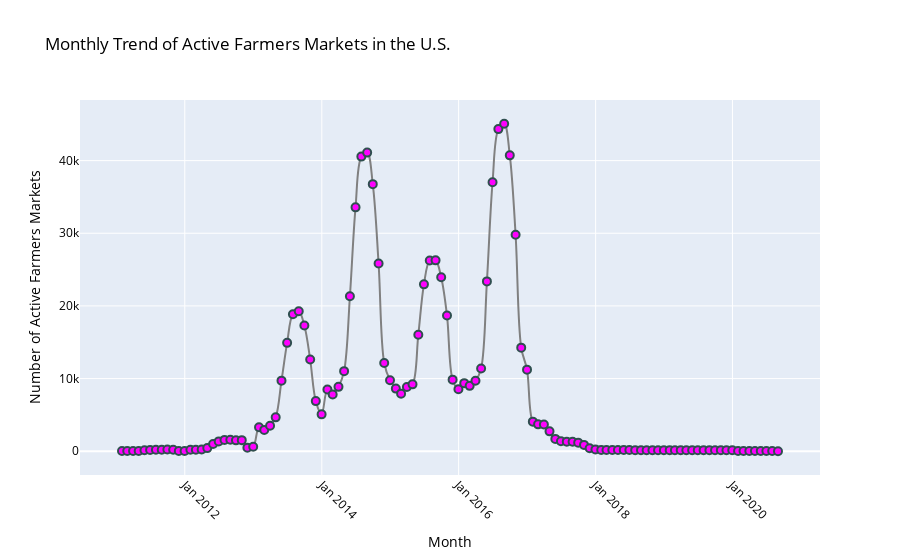

Notebook source saved alongside this figure:
### Code cell
import plotly.express as px

# Plotting using Plotly
fig = px.line(
    monthly_counts_df, 
    x='Month', 
    y='MarketCount', 
    title='Monthly Trend of Active Farmers Markets in the U.S.',
    labels={'Month': 'Month', 'MarketCount': 'Number of Active Farmers Markets'},
    markers=True,
    line_shape='spline'  # This makes the line curved
)

# Customize the layout
fig.update_layout(
    xaxis_title='Month',
    yaxis_title='Number of Active Farmers Markets',
    xaxis=dict(
        tickformat='%b %Y',  # Format the month names properly
        tickangle=45  # Angle the date text for better readability
    ),

    font=dict(
        size=12,
        color="black"
    ),
    hoverlabel=dict(  # Adjust hover label styles here
        bgcolor="#FAF4E9",  # Background color of the hover labels
        font_size=14,  # Font size of the text in the hover labels
        font_family="Rockwell"  # Font of the text in the hover labels
    )
)

# Customize line and marker appearance
fig.update_traces(
    line=dict(width=2, color='gray'),  # Set line color and width
    marker=dict(size=8, color='magenta', line=dict(width=2, color='DarkSlateGrey')),  # Enhance markers
    hoverinfo='all'  # Ensure all necessary info is shown on hover
)

fig.update_layout(autosize=True)

# Show the figure
fig.show()

### Figure 1 — Plotly figure (JSON) as saved in the notebook; plotly's stock layout.template omitted (floating-point values rounded to 4 significant figures)
{"data": [{"hoverinfo": "all", "hovertemplate": "Month=%{x}<br>Number of Active Farmers Markets=%{y}<extra></extra>", "legendgroup": "", "line": {"color": "gray", "dash": "solid", "shape": "spline", "width": 2}, "marker": {"color": "magenta", "line": {"color": "DarkSlateGrey", "width": 2}, "size": 8, "symbol": "circle"}, "mode": "lines+markers", "name": "", "orientation": "v", "showlegend": false, "type": "scatter", "x": ["2011-01-31T00:00:00", "2011-02-28T00:00:00", "2011-03-31T00:00:00", "2011-04-30T00:00:00", "2011-05-31T00:00:00", "2011-06-30T00:00:00", "2011-07-31T00:00:00", "2011-08-31T00:00:00", "2011-09-30T00:00:00", "2011-10-31T00:00:00", "2011-11-30T00:00:00", "2011-12-31T00:00:00", "2012-01-31T00:00:00", "2012-02-29T00:00:00", "2012-03-31T00:00:00", "2012-04-30T00:00:00", "2012-05-31T00:00:00", "2012-06-30T00:00:00", "2012-07-31T00:00:00", "2012-08-31T00:00:00", "2012-09-30T00:00:00", "2012-10-31T00:00:00", "2012-11-30T00:00:00", "2012-12-31T00:00:00", "2013-01-31T00:00:00", "2013-02-28T00:00:00", "2013-03-31T00:00:00", "2013-04-30T00:00:00", "2013-05-31T00:00:00", "2013-06-30T00:00:00", "2013-07-31T00:00:00", "2013-08-31T00:00:00", "2013-09-30T00:00:00", "2013-10-31T00:00:00", "2013-11-30T00:00:00", "2013-12-31T00:00:00", "2014-01-31T00:00:00", "2014-02-28T00:00:00", "2014-03-31T00:00:00", "2014-04-30T00:00:00", "2014-05-31T00:00:00", "2014-06-30T00:00:00", "2014-07-31T00:00:00", "2014-08-31T00:00:00", "2014-09-30T00:00:00", "2014-10-31T00:00:00", "2014-11-30T00:00:00", "2014-12-31T00:00:00", "2015-01-31T00:00:00", "2015-02-28T00:00:00", "2015-03-31T00:00:00", "2015-04-30T00:00:00", "2015-05-31T00:00:00", "2015-06-30T00:00:00", "2015-07-31T00:00:00", "2015-08-31T00:00:00", "2015-09-30T00:00:00", "2015-10-31T00:00:00", "2015-11-30T00:00:00", "2015-12-31T00:00:00", "2016-01-31T00:00:00", "2016-02-29T00:00:00", "2016-03-31T00:00:00", "2016-04-30T00:00:00", "2016-05-31T00:00:00", "2016-06-30T00:00:00", "2016-07-31T00:00:00", "2016-08-31T00:00:00", "2016-09-30T00:00:00", "2016-10-31T00:00:00", "2016-11-30T00:00:00", "2016-12-31T00:00:00", "2017-01-31T00:00:00", "2017-02-28T00:00:00", "2017-03-31T00:00:00", "2017-04-30T00:00:00", "2017-05-31T00:00:00", "2017-06-30T00:00:00", "2017-07-31T00:00:00", "2017-08-31T00:00:00", "2017-09-30T00:00:00", "2017-10-31T00:00:00", "2017-11-30T00:00:00", "2017-12-31T00:00:00", "2018-01-31T00:00:00", "2018-02-28T00:00:00", "2018-03-31T00:00:00", "2018-04-30T00:00:00", "2018-05-31T00:00:00", "2018-06-30T00:00:00", "2018-07-31T00:00:00", "2018-08-31T00:00:00", "2018-09-30T00:00:00", "2018-10-31T00:00:00", "2018-11-30T00:00:00", "2018-12-31T00:00:00", "2019-01-31T00:00:00", "2019-02-28T00:00:00", "2019-03-31T00:00:00", "2019-04-30T00:00:00", "2019-05-31T00:00:00", "2019-06-30T00:00:00", "2019-07-31T00:00:00", "2019-08-31T00:00:00", "2019-09-30T00:00:00", "2019-10-31T00:00:00", "2019-11-30T00:00:00", "2019-12-31T00:00:00", "2020-01-31T00:00:00", "2020-02-29T00:00:00", "2020-03-31T00:00:00", "2020-04-30T00:00:00", "2020-05-31T00:00:00", "2020-06-30T00:00:00", "2020-07-31T00:00:00", "2020-08-31T00:00:00"], "xaxis": "x", "y": [31, 28, 31, 30, 149, 186, 217, 217, 234, 201, 30, 31, 217, 203, 248, 436, 995, 1356, 1563, 1589, 1501, 1532, 496, 612, 3309, 2940, 3503, 4665, 9720, 14917, 18860, 19266, 17305, 12616, 6900, 5079, 8492, 7806, 8863, 11023, 21331, 33567, 40548, 41102, 36762, 25830, 12153, 9770, 8622, 7926, 8849, 9205, 16041, 22969, 26251, 26269, 23946, 18681, 9855, 8532, 9375, 9001, 9692, 11400, 23376, 37020, 44332, 45071, 40719, 29803, 14260, 11232, 4073, 3703, 3692, 2737, 1701, 1387, 1324, 1297, 1187, 878, 424, 254, 186, 168, 186, 180, 186, 180, 155, 155, 150, 155, 150, 155, 155, 140, 155, 150, 155, 150, 155, 155, 150, 155, 150, 155, 46, 29, 31, 30, 31, 30, 31, 1], "yaxis": "y"}], "layout": {"autosize": true, "font": {"color": "black", "size": 12}, "hoverlabel": {"bgcolor": "#FAF4E9", "font": {"family": "Rockwell", "size": 14}}, "legend": {"tracegroupgap": 0}, "title": {"text": "Monthly Trend of Active Farmers Markets in the U.S."}, "xaxis": {"anchor": "y", "domain": [0, 1], "tickangle": 45, "tickformat": "%b %Y", "title": {"text": "Month"}}, "yaxis": {"anchor": "x", "domain": [0, 1], "title": {"text": "Number of Active Farmers Markets"}}}}
